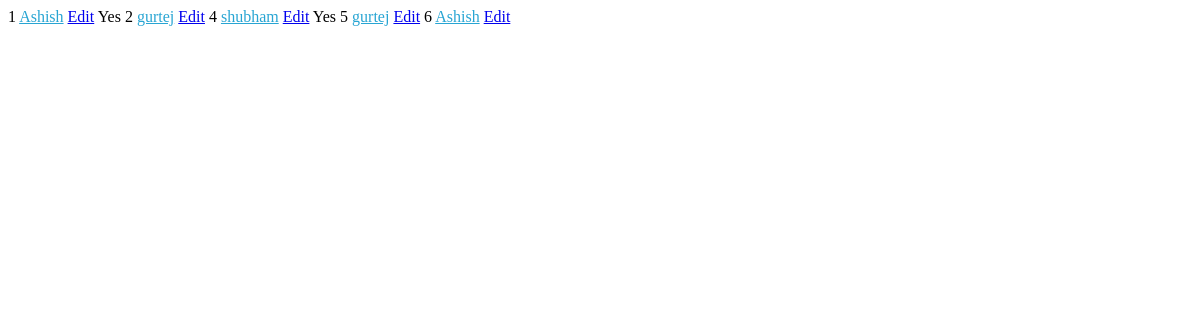
Page /medical/search/ on the earlier database version.
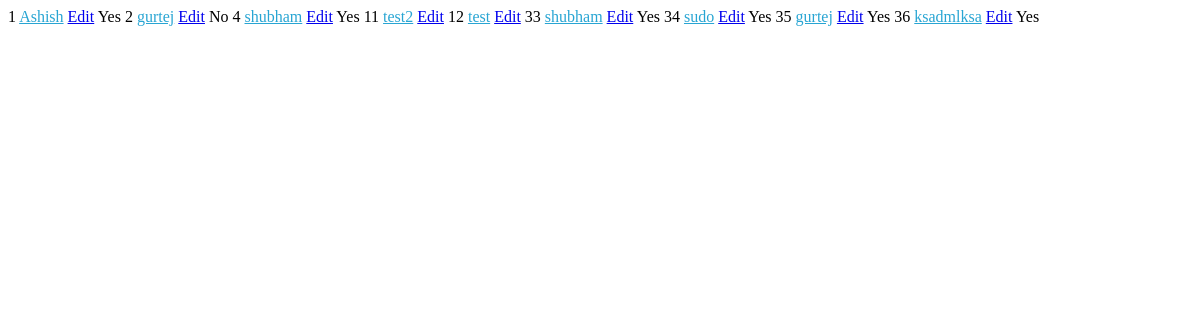
Same page on the later database version.
### medical/models.py (models this page shows, shortened)
class Details(models.Model):
    GENDER_CHOICES = (
        ('M', 'Male'),
        ('F', 'Female')
    )
    OPTIONS = (
        ('yes', 'Yes'),
        ('no', 'No'),
        ('dont_know', 'Don\'t Know'),
        ('maybe', 'Maybe')
    )
    WORK = (
        ('often', 'Often'),
        ('rarely', 'Rarely'),
        ('sometimes', 'Sometimes'),
        ('never', 'Never')
    )
    DIFFICULTY = (
        ('somewhat_easy', 'Somewhat easy'),
        ('somewhat difficult', 'Somewhat difficult'),
        ('dont_know', 'Don\'t Know'),
        ('very_easy', 'Very Easy')
    )
    BOOLEAN_CHOICE = (
        ('yes', 'yes'),
        ('no', 'no')
    )
    name = models.CharField(max_length=25)
    age = models.IntegerField(default=0)
    gender = models.CharField(choices=GENDER_CHOICES, max_length=25)
    country = models.CharField(default='', max_length=25)
    state = models.CharField(default='', max_length=25)
    self_employment = models.CharField(choices=BOOLEAN_CHOICE, max_length=10)
    family_history = models.CharField(choices=BOOLEAN_CHOICE, max_length=10)
    work_interfere = models.CharField(default='', max_length=25, choices=WORK)
    no_of_employee = models.IntegerField(default=0)
    remote_work = models.CharField(choices=BOOLEAN_CHOICE, max_length=10)
    tech_company = models.CharField(choices=BOOLEAN_CHOICE, max_length=10)
    benefits = models.CharField(choices=OPTIONS, max_length=25)
    wellness = models.CharField(choices=OPTIONS, max_length=25)
    seek_help = models.CharField(choices=OPTIONS, max_length=25)
    anonymity = models.CharField(choices=OPTIONS, max_length=25)
    leave = models.CharField(choices=DIFFICULTY, max_length=25)
    mental_health_consequence = models.CharField(choices=OPTIONS, max_length=25)
    phys_health_consequence = models.CharField(choices=OPTIONS, max_length=25)
    mental_health_interview = models.CharField(choices=OPTIONS, max_length=25)
    phys_health_interview = models.CharField(choices=OPTIONS, max_length=25)
    mental_vs_physical = models.CharField(choices=OPTIONS, max_length=25)
    obs_consequence = models.CharField(choices=BOOLEAN_CHOICE, max_length=10)
    treatment_required = models.CharField(default='', max_length=5)
    created = models.DateTimeField(auto_now_add=True)
    updated = models.DateTimeField(auto_now=True)
    class Meta:
        verbose_name_plural = 'Details'

### medical/views.py (the view)
# urls.py: path('search/', views.search, name='search'),
def search(request):
    if request.method == 'POST':
        query = str(request.POST['query'])
    else:
        query =""
    result = Details.objects.filter(Q(name__contains=query))
    context = {
        "result" : result
    }
    return render_to_response('medical/search.html', context=context)

### templates/medical/search.html
{% if result.count > 0 %}
{% for x in result %}
<tr>
      <th scope="row">{{x.id}}</th>
    <td><a href="{% url 'medical:dashboard' x.id %}" style="color:#28a5d3;">{{x.name}}</a>
        <a class="m-3 btn btn-warning btn-sm" style="border-radius:8px;" href="{% url 'medical:edit_form' x.id %}">Edit</a></td>
    <td>{{x.treatment_required}}</td>
</tr>
{% endfor %}
{% else %}
<tr>
    <td class=text-center" colspan="3">Not Present</td>
</tr>
{% endif %}

Differences in the rows shown:
removed Details: id "5", name "gurtej"
removed Details: id "6", name "Ashish"
changed Details id 2: treatment_required (not shown) → "No"
added Details: id "11", name "test2"
added Details: id "12", name "test"
added Details: id "33", name "shubham", treatment_required "Yes"
added Details: id "34", name "sudo", treatment_required "Yes"
added Details: id "35", name "gurtej", treatment_required "Yes"
added Details: id "36", name "ksadmlksa", treatment_required "Yes"
